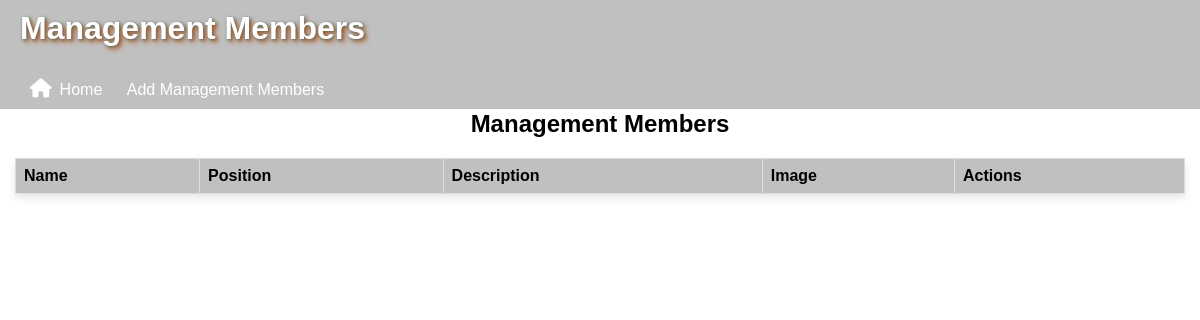
Page /admin/management (signed in) on the earlier database version.
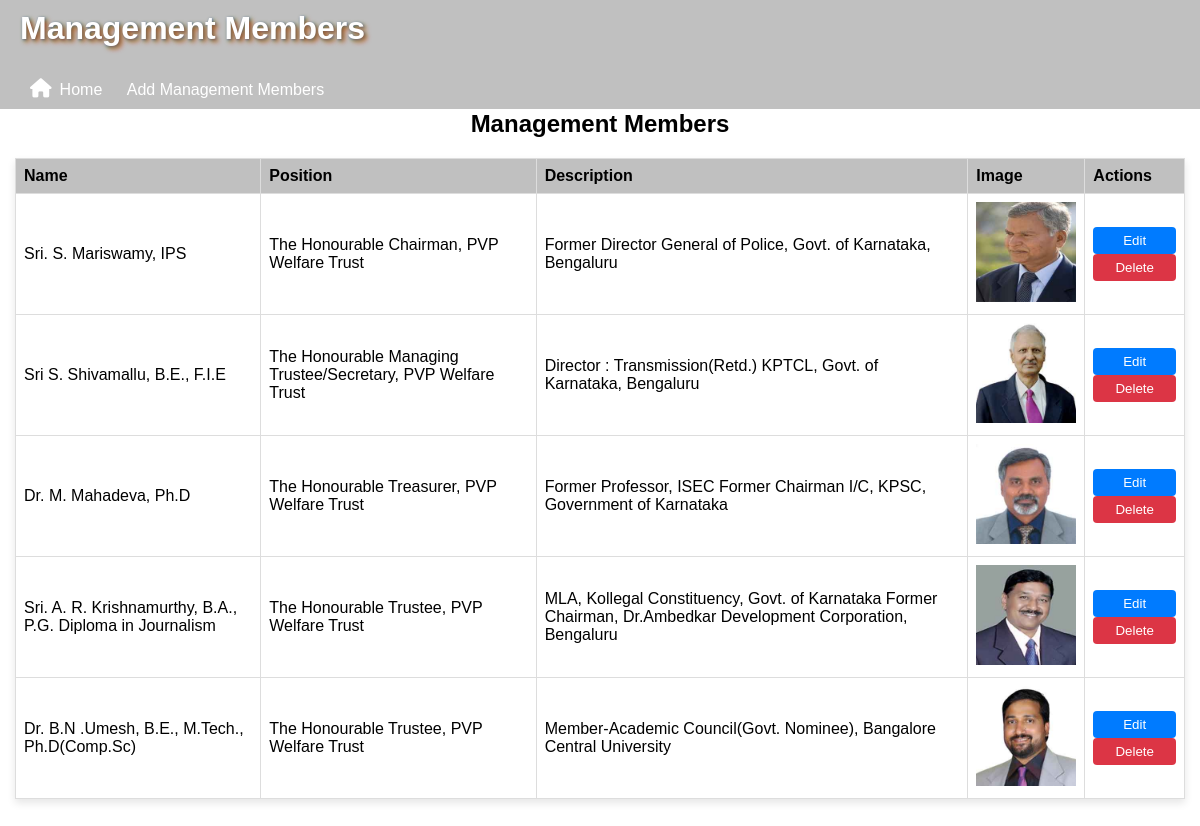
Same page on the later database version.
### models.py (models this page shows)
class Management(db.Model):
    id = db.Column(db.Integer, primary_key=True)
    name = db.Column(db.String(100), nullable=False)
    position = db.Column(db.String(200), nullable=False)
    description = db.Column(db.Text, nullable=False)
    image = db.Column(db.String(200), nullable=False)

### app.py (the view)
@app.route('/admin/management')
@login_required
def admin_management():
    management_list = Management.query.all()
    return render_template('view_management.html', management=management_list)

### app.py (called while the page is built)
@login_manager.user_loader
def load_user(user_id):
    return User.query.get(int(user_id))

### templates/view_management.html (shortened to what this page needs)
{% extends "management.html" %}
{% block content %}
<h2>Management Members</h2>
<table border="1">
    <tr>
        <th>Name</th>
        <th>Position</th>
        <th>Description</th>
        <th>Image</th>
        <th>Actions</th>
    </tr>
    {% for member in management %}
    <tr>
        <td>{{ member.name }}</td>
        <td>{{ member.position }}</td>
        <td>{{ member.description }}</td>
        <td>
            <img src="{{ url_for('static', filename='management/' + member.image) }}" width="100" height="100"></td>
        <td>
            <a href="{{ url_for('edit_management', id=member.id) }}">
                <button type="button" class="edit-btn">Edit</button>
            </a>
            <a href="{{ url_for('delete_management', id=member.id) }}" method="POST" style="display:inline;">
                <button type="submit" class="delete-btn" onclick="return confirm('Are you sure you want to delete this Staff?');">Delete</button>
            </a>
        </td>
    </tr>
    {% endfor %}
</table>
{% endblock %}

### templates/management.html (shortened to what this page needs)
<!DOCTYPE html>
<html lang="en">
<head>
  <link rel="stylesheet" href="/static/styles.css">
  <link href="https://cdnjs.cloudflare.com/ajax/libs/font-awesome/6.0.0-beta3/css/all.min.css" rel="stylesheet">
</head>
<body>
<header>
  <h1>Management Members</h1><br>
  <nav>
    <a href="/dashboard"><i class="fas fa-home"></i>Home</a>
    <a href="/admin/management/add">Add Management Members</a>
  </nav>
</header>
<main>
  {% block content %}{% endblock %}
</main>
</body>
</html>

### static/styles.css (style rules this page uses)
body { font-family: Arial, sans-serif; margin: 5px; padding: 0; height: 100vh; }
h2 { text-align: center; }
header { background-color: silver; color: black; padding: 10px 20px; position: fixed; top: 0; left: 0; width: 100%; z-index: 1000; }
header h1 { margin: 0; height: 50px; }
header nav a { color: white; margin: 0 10px; text-decoration: none; }
main { padding: 10px; margin-top: 80px; height: calc(100vh - 80px); overflow-y: auto; }
table { width: 100%; border-collapse: collapse; margin-top: 20px; box-shadow: 0 4px 8px rgba(0, 0, 0, 0.1); }
table th, table td { border: 1px solid #ddd; padding: 8px; text-align: left; }
table th { background-color: silver; color: black; }
button { width: 100%; padding: 10px; background-color: #0000ff; color: white; border: none; border-radius:5px; cursor: pointer; }
a i { margin-right: 8px; font-size: 1.2em; }
h1 { font-family: 'Arial', sans-serif; font-size: 2em; color: #fff; text-shadow: 3px 3px 5px rgba(255, 0, 0, 0.6), 2px 2px 4px rgba(0, 255, 0, 0.6), 1px 1px 3px rgba(0, 0, 255, 0.6); }

### templates/view_management.html (style rules this page uses)
.edit-btn { background-color: #007BFF; color: white; border: none; padding: 6px 12px; cursor: pointer; border-radius: 4px; }
.delete-btn { background-color: #dc3545; color: white; border: none; padding: 6px 12px; cursor: pointer; border-radius: 4px; }

Differences in the rows shown:
added Management: name "Sri. S. Mariswamy, IPS", position "The Honourable Chairman, PVP Welfare Trust", description "Former Director General of Police, Govt. of Karnataka, Bengaluru", image (picture)
added Management: name "Sri S. Shivamallu, B.E., F.I.E", position "The Honourable Managing Trustee/Secretary, PVP Welfare Trust", description "Director : Transmission(Retd.) KPTCL, Govt. of Karnataka, Bengaluru", image (picture)
added Management: name "Dr. M. Mahadeva, Ph.D", position "The Honourable Treasurer, PVP Welfare Trust", description "Former Professor, ISEC Former Chairman I/C, KPSC, Government of Karnataka", image (picture)
added Management: name "Sri. A. R. Krishnamurthy, B.A., P.G. Diploma in Journalism", position "The Honourable Trustee, PVP Welfare Trust", description "MLA, Kollegal Constituency, Govt. of Karnataka Former Chairman, Dr.Ambedkar Development Corporation, Bengaluru", image (picture)
added Management: name "Dr. B.N .Umesh, B.E., M.Tech., Ph.D(Comp.Sc)", position "The Honourable Trustee, PVP Welfare Trust", description "Member-Academic Council(Govt. Nominee), Bangalore Central University", image (picture)
